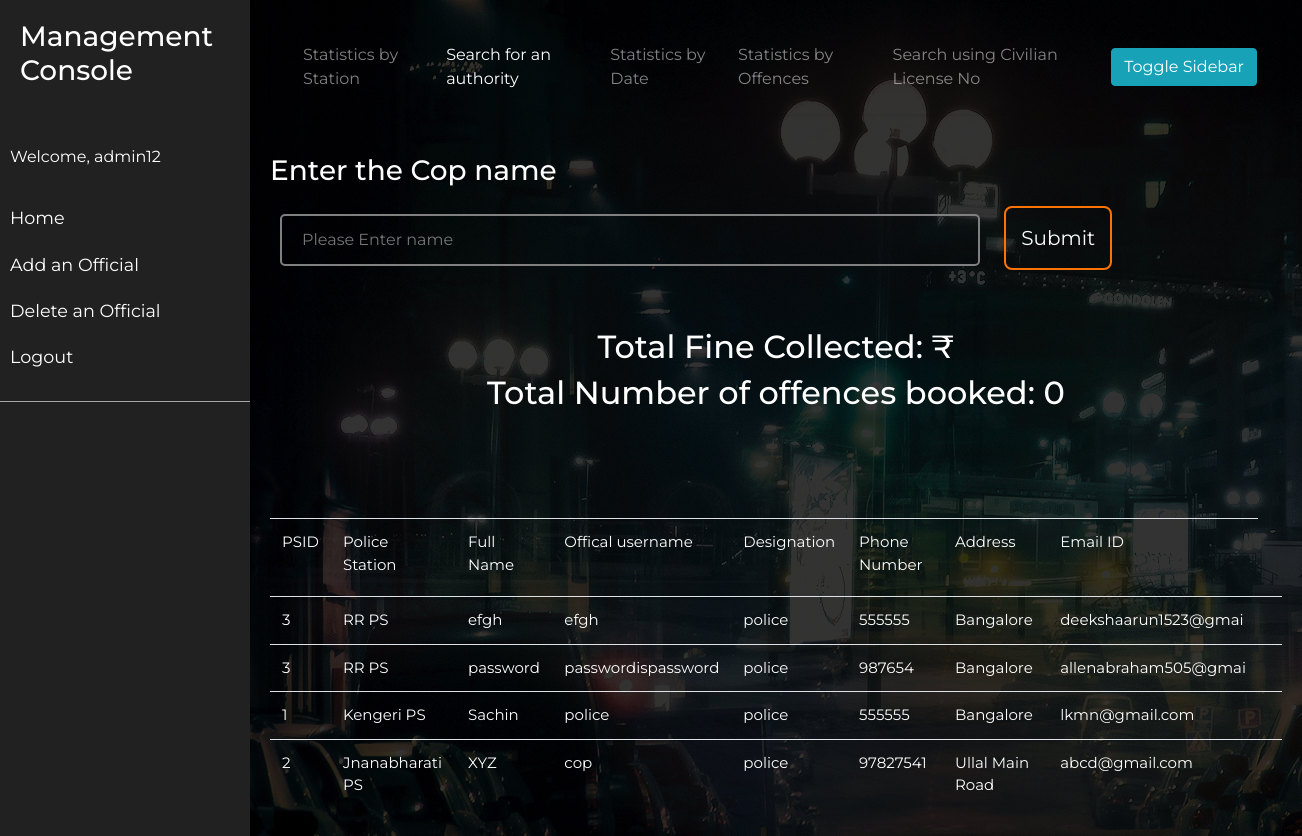
Page /authsearch.php (signed in) on the committed database.
### tables this page shows
CREATE TABLE `policerecord` (
  `PSID` varchar(250) NOT NULL,
  `OfficialUsername` varchar(20) NOT NULL,
  `Password` varchar(250) NOT NULL,
  `CopName` varchar(50) NOT NULL,
  `Designation` varchar(30) NOT NULL,
  `PhoneNo` varchar(20) NOT NULL,
  `Address` varchar(30) NOT NULL,
  `EmailID` varchar(20) NOT NULL
);

CREATE TABLE `station` (
  `PSName` varchar(20) NOT NULL,
  `PSID` int(11) NOT NULL,
  `PSAddress` varchar(50) NOT NULL,
  `PSPhoneNo` int(11) NOT NULL
);

### authsearch.php (the view, shortened to what this page needs)
<?php
 $loginusername = $_SESSION["loginusername"];
 ?>
<!DOCTYPE html>
<html>
<head>
    <link rel="stylesheet" href="https://stackpath.bootstrapcdn.com/bootstrap/4.1.0/css/bootstrap.min.css"
>
    <link rel="stylesheet" href="main.css">
</head>
<body>
    <div class="wrapper">
        <nav id="sidebar">
            <div class="sidebar-header">
                <h3>Management Console</h3>
            </div>
            <ul class="list-unstyled components">
                <p>Welcome, <?php echo $loginusername; ?></p>
                <li>
                    <a href="admin.php">Home</a>
                <li>
                    <a href="register.php">Add an Official</a>
                </li>
                <li>
                    <a href="delpge.php">Delete an Official</a>
                </li>
                <li>
                    <a href="logout.php">Logout</a>
                </li>
            </ul>
        </nav>
        <div id="content">
            <nav class="navbar navbar-expand-sm navbar-dark bg-transparent">
                <div class="container-fluid">
                    <div>
                        <ul class="navbar-nav">
                            <li class="nav-item"><a class="nav-link" href="admin.php">Statistics by Station</a></li>
                            <li class="nav-item active"><a class="nav-link" href="authsearch.php">Search for an
                                    authority</a></li>
                            <li class="nav-item"><a class="nav-link" href="statsdate.php">Statistics by Date</a></li>
                            <li class="nav-item"><a class="nav-link" href="offencestats.php">Statistics by Offences</a></li>
                            <li class="nav-item"><a class="nav-link" href="searchlic.php">Search using Civilian License No</a></li>
                        </ul>
                    </div>
                    <button type="button" id="sidebarCollapse" class="btn btn-info">
                        <span>Toggle Sidebar</span>
                    </button>
                </div>
            </nav>
            <div class="view">
                <form method="POST">
                    <h3>Enter the Cop name</h3>
                    <input type="text" name="name" size="30" class="input_form" placeholder="Please Enter name">
                    <input type="submit" value="Submit" class="btn1" />
                </form>
                <table class="table">
                    <tr>
                        <td><label for="uid">PSID</label></td>
                        <td><label for="uid">Police Station</label></td>
                        <td><label for="uid">Full Name</label></td>
                        <td><label for="uid">Offical username</label></td>
                        <td><label for="uid">Designation</label></td>
                        <td><label for="uid">Phone Number</label></td>
                        <td><label for="uid">Address</label></td>
                        <td><label for="uid">Email ID</label></td>
                    </tr>
                    <div class="Display">
                        <?php
						require_once "config.php";
                        $name = $_POST["name"];
                        $sql = "SELECT station.PSID,psname,officialusername,copname,designation,phoneno,address,emailid FROM policerecord,station where station.psid = policerecord.psid and (copname LIKE '%$name%' or officialusername LIKE '%$name%') ORDER BY copname" ;
                        $query = "SELECT SUM(fine),COUNT(offence) from useroffence where officialusername = '$name'";
                        $result = mysqli_query($conn, $sql);
                        $total = mysqli_query($conn, $query);
						if (mysqli_num_rows($result)>0) {
						while($row = mysqli_fetch_assoc($result)) {
							echo"<tr><td>".$row["PSID"]."</td><td>".$row["psname"]."</td><td>".$row["copname"]."</td><td>".$row["officialusername"]."</td><td>". $row["designation"]."</td><td>".$row["phoneno"]."</td><td>".$row["address"]."</td><td>".$row["emailid"]."</td><td></tr>";
                        }
                        $row = mysqli_fetch_assoc($total);
                        echo "<br/><br/><h2><center>Total Fine Collected: ₹".$row["SUM(fine)"]."</center></h2>";
                        echo "<h2><center>Total Number of offences booked: ".$row["COUNT(offence)"]."</center></h2><br/><br/>";
						} else {
						echo "<br/><br/><h3><center>No users with name $name found!</center></h3><br/><br/>";
						}
					?>
                    </div>
                </table>
            </div>
        </div>
    </div>
</body>
</html>

### main.css (style rules this page uses)
body { background: linear-gradient(rgba(0,0,0,.8), rgba(0,0,0,.8)), url('bg.jpg'); }
.input_form { width: 700px; padding: 12px 20px; margin: 10px 10px; background-color: transparent !important; border: 2px solid gray; border-radius: 5px; -webkit-transition-duration: 0.4s !important; transition-duration: 0.4s; }
.btn1 { border: 2px solid #fc7303; background-color: transparent; border-radius: 8px; font-size: 20px; -webkit-transition-duration: 0.4s; transition-duration: 0.4s; text-decoration: none !important; padding: 15px; margin: 10px; }
* { font-family: 'Montserrat', sans-serif; color: #ffffff; }
table td { padding: 10px; margin: 10px; border: none; }
table tr { padding: 10px; margin: 10px; border: none; }
a { text-decoration: none; color: black; }
.view { font-family: sans-serif; color: #fc7303; }
.table { font-size: 15px; background-color: transparent; margin-top: 50px; padding: 10px; }
.navbar { padding: 15px 10px; background: #fff; border: none; border-radius: 0; margin-bottom: 40px; box-shadow: 1px 1px 3px rgba(0, 0, 0, 0.1); }
.wrapper { display: flex; width: 100%; align-items: stretch; }
#sidebar { min-width: 250px; max-width: 250px; background: #212121; color: #fff; transition: all 0.3s; }
#sidebar .sidebar-header { padding: 20px; background: #212121; }
#sidebar ul.components { padding: 20px 0; border-bottom: 1px solid #a7a7a7; }
#sidebar ul p { color: #fff; padding: 10px; }
#sidebar ul li a { padding: 10px; font-size: 1.1em; display: block; color: #fff; }
#content { width: 100%; padding: 20px; min-height: 100vh; transition: all 0.3s; }

### rows in the picture
policerecord: PSID.PSID "3", PSID.PSName "RR PS", CopName "efgh", OfficialUsername "efgh", Designation "police", PhoneNo "555555", Address "Bangalore", EmailID "deekshaarun1523@gmai"
policerecord: PSID.PSID "3", PSID.PSName "RR PS", CopName "password", OfficialUsername "passwordispassword", Designation "police", PhoneNo "987654", Address "Bangalore", EmailID "allenabraham505@gmai"
policerecord: PSID.PSID "1", PSID.PSName "Kengeri PS", CopName "Sachin", OfficialUsername "police", Designation "police", PhoneNo "555555", Address "Bangalore", EmailID "lkmn@gmail.com"
policerecord: PSID.PSID "2", PSID.PSName "Jnanabharati PS", CopName "XYZ", OfficialUsername "cop", Designation "police", PhoneNo "97827541", Address "Ullal Main Road", EmailID "abcd@gmail.com"

### other values in the picture
$loginusername "admin12"
$row["COUNT(offence)"] "0"
